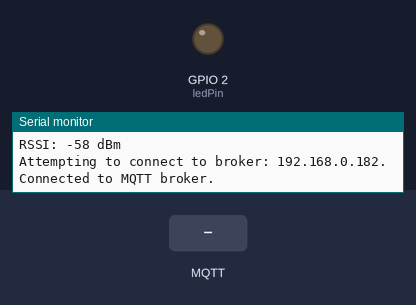
This program was run on a simulated ESP32. Shown: output pins drawn as LEDs (lit = HIGH), the last lines printed to the serial monitor. The test bench sets the inputs (shaded band). WiFi joins after 1.5 s; servers stay silent unless stated; no MQTT or app messages arrive unless stated.

Above: at 3.2 s.
3.3 s: MQTT message "1" arrives on the first subscribed topic
At 3.4 s:
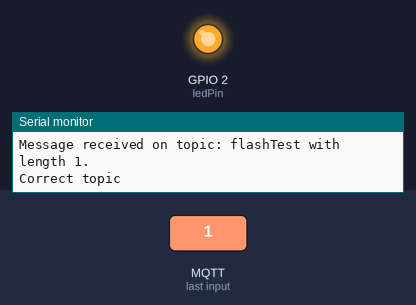
Timing chart, 0 to 6.3 s (numbered marks = the images above; inputs shaded):
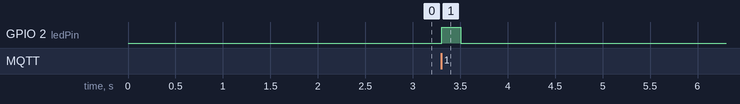

The program:

main.cpp
```cpp
#include <Arduino.h>
#include <WiFi.h>
#include <PubSubClient.h>

// Credentials left out for obvious security reasons
WiFiClient wifiClient;
const char ssid[] = "ssid";
const char pass[] = "pass";

PubSubClient mqttClient(wifiClient);
const char brokerIp[] = "192.168.0.182";
const int brokerPort = 1883;
const char brokerUser[] = "andreas";
const char brokerPass[] = "pass";

// For initial communication test
const char testTopic[] = "flashTest";
const String testMessage = "FLASH";
const int ledPin = 2;

// ===== Function Declarations =====

void messageCallback(char *topic, byte *payload, unsigned int length);
void connectToMqttBroker();

void setup()
{
  Serial.begin(9600);

  // For initial communication test
  pinMode(ledPin, OUTPUT);

  // WiFi config and start
  Serial.printf("Attempting to connect to WiFi network: %s.\n", ssid);
  while (WiFi.status() != WL_CONNECTED)
  {
    Serial.print(".");
    WiFi.begin(ssid, pass);

    delay(1000);
  }
  Serial.println("\nConnection established.");
  Serial.print("IP: ");
  Serial.println(WiFi.localIP());
  Serial.printf("RSSI: %d dBm\n", WiFi.RSSI());

  // MQTT config
  mqttClient.setServer(brokerIp, brokerPort);
  mqttClient.setCallback(messageCallback);
  mqttClient.setKeepAlive(60);
}

void loop()
{
  if (!mqttClient.connected())
  {
    connectToMqttBroker();
  }
  mqttClient.loop();
}

// ===== Function Definitions =====

void messageCallback(char *topic, byte *payload, unsigned int length)
{
  Serial.printf("Message received on topic: %s with length %d.\n", topic, length);

  String receivedTopic(topic);
  String message("X", length);
  for (unsigned int i = 0; i < length; i++)
  {
    message.setCharAt(i, (char)payload[i]);
  }

  if (receivedTopic == String(testTopic))
  {
    Serial.println("Correct topic");
    digitalWrite(ledPin, HIGH);
    delay(200);
    digitalWrite(ledPin, LOW);
    delay(200);

    if (message == testMessage)
    {
      Serial.println("Correct payload");
      digitalWrite(ledPin, HIGH);
      delay(200);
      digitalWrite(ledPin, LOW);
    }
    else
    {
      Serial.println("Unknown payload.");
    }
  }
}

void connectToMqttBroker()
{
  while (!mqttClient.connected())
  {
    Serial.printf("Attempting to connect to broker: %s.\n", brokerIp);

    if (mqttClient.connect("Random_generated_value_standin_fornow", brokerUser, brokerPass))
    {
      Serial.println("Connected to MQTT broker.");

      // Subscribe to topics
      mqttClient.subscribe(testTopic);
    }
    else
    {
      Serial.printf("Failed to connect. RC=%d\n", mqttClient.state());
      Serial.println("Try again in 5 seconds.");
      delay(5000);
    }
  }
}
```

Measured:
- after the input at 3.3 s, GPIO 2 (ledPin): LOW → HIGH at once, → LOW 0.20 s later
